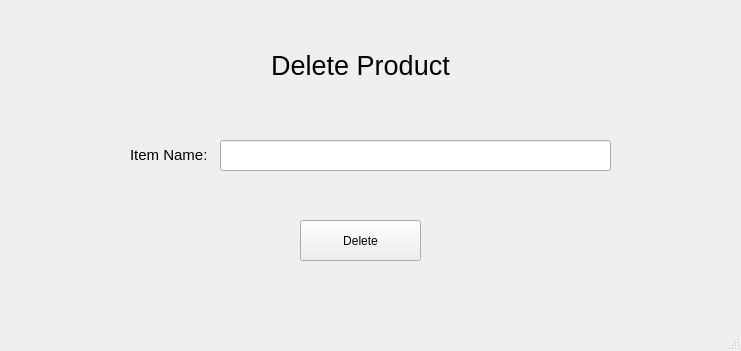
<?xml version="1.0" encoding="UTF-8"?>
<ui version="4.0">
 <class>deleteProductWindow</class>
 <widget class="QMainWindow" name="deleteProductWindow">
  <property name="geometry">
   <rect>
    <x>0</x>
    <y>0</y>
    <width>741</width>
    <height>351</height>
   </rect>
  </property>
  <property name="windowTitle">
   <string>DeleteProduct</string>
  </property>
  <widget class="QWidget" name="centralwidget">
   <widget class="QLabel" name="titleLabel">
    <property name="geometry">
     <rect>
      <x>230</x>
      <y>30</y>
      <width>261</width>
      <height>71</height>
     </rect>
    </property>
    <property name="text">
     <string>&lt;html&gt;&lt;head/&gt;&lt;body&gt;&lt;p align=&quot;center&quot;&gt;&lt;span style=&quot; font-size:20pt;&quot;&gt;Delete Product&lt;/span&gt;&lt;/p&gt;&lt;/body&gt;&lt;/html&gt;</string>
    </property>
   </widget>
   <widget class="QLabel" name="partNoLabel">
    <property name="geometry">
     <rect>
      <x>130</x>
      <y>140</y>
      <width>81</width>
      <height>31</height>
     </rect>
    </property>
    <property name="text">
     <string>&lt;html&gt;&lt;head/&gt;&lt;body&gt;&lt;p&gt;&lt;span style=&quot; font-size:11pt;&quot;&gt;Item Name:&lt;/span&gt;&lt;/p&gt;&lt;/body&gt;&lt;/html&gt;</string>
    </property>
   </widget>
   <widget class="QLineEdit" name="partNoTextBox">
    <property name="geometry">
     <rect>
      <x>220</x>
      <y>140</y>
      <width>391</width>
      <height>31</height>
     </rect>
    </property>
   </widget>
   <widget class="QPushButton" name="deleteProductBtn">
    <property name="geometry">
     <rect>
      <x>300</x>
      <y>220</y>
      <width>121</width>
      <height>41</height>
     </rect>
    </property>
    <property name="text">
     <string>Delete</string>
    </property>
   </widget>
  </widget>
  <widget class="QMenuBar" name="menubar">
   <property name="geometry">
    <rect>
     <x>0</x>
     <y>0</y>
     <width>741</width>
     <height>21</height>
    </rect>
   </property>
  </widget>
  <widget class="QStatusBar" name="statusbar"/>
 </widget>
 <resources/>
 <connections/>
</ui>
